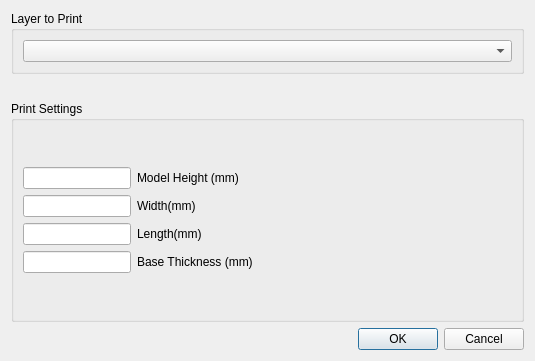
<?xml version="1.0" encoding="UTF-8"?>
<ui version="4.0">
 <class>Dem2StlDialogBase</class>
 <widget class="QDialog" name="Dem2StlDialogBase">
  <property name="geometry">
   <rect>
    <x>0</x>
    <y>0</y>
    <width>535</width>
    <height>361</height>
   </rect>
  </property>
  <property name="windowTitle">
   <string>DEM2STL</string>
  </property>
  <layout class="QVBoxLayout" name="verticalLayout_3">
   <item>
    <widget class="QGroupBox" name="groupBox">
     <property name="title">
      <string>Layer to Print</string>
     </property>
     <property name="flat">
      <bool>false</bool>
     </property>
     <layout class="QVBoxLayout" name="verticalLayout">
      <item>
       <widget class="QComboBox" name="selectedLayer_ComboBox"/>
      </item>
     </layout>
    </widget>
   </item>
   <item>
    <spacer name="verticalSpacer_3">
     <property name="orientation">
      <enum>Qt::Vertical</enum>
     </property>
     <property name="sizeHint" stdset="0">
      <size>
       <width>20</width>
       <height>40</height>
      </size>
     </property>
    </spacer>
   </item>
   <item>
    <widget class="QGroupBox" name="groupBox_2">
     <property name="title">
      <string>Print Settings</string>
     </property>
     <layout class="QVBoxLayout" name="verticalLayout_2">
      <item>
       <layout class="QFormLayout" name="formLayout">
        <property name="sizeConstraint">
         <enum>QLayout::SetFixedSize</enum>
        </property>
        <property name="fieldGrowthPolicy">
         <enum>QFormLayout::AllNonFixedFieldsGrow</enum>
        </property>
        <item row="1" column="0">
         <widget class="QLineEdit" name="lineEdit"/>
        </item>
        <item row="1" column="1">
         <widget class="QLabel" name="label_2">
          <property name="text">
           <string>Model Height (mm)</string>
          </property>
         </widget>
        </item>
        <item row="2" column="0">
         <widget class="QLineEdit" name="lineEdit_2"/>
        </item>
        <item row="2" column="1">
         <widget class="QLabel" name="label_3">
          <property name="text">
           <string>Width(mm)</string>
          </property>
         </widget>
        </item>
        <item row="3" column="0">
         <widget class="QLineEdit" name="lineEdit_3"/>
        </item>
        <item row="3" column="1">
         <widget class="QLabel" name="label">
          <property name="text">
           <string>Length(mm)</string>
          </property>
         </widget>
        </item>
        <item row="4" column="0">
         <widget class="QLineEdit" name="lineEdit_4"/>
        </item>
        <item row="4" column="1">
         <widget class="QLabel" name="label_4">
          <property name="text">
           <string>Base Thickness (mm)</string>
          </property>
         </widget>
        </item>
        <item row="5" column="0">
         <spacer name="verticalSpacer_2">
          <property name="orientation">
           <enum>Qt::Vertical</enum>
          </property>
          <property name="sizeHint" stdset="0">
           <size>
            <width>20</width>
            <height>40</height>
           </size>
          </property>
         </spacer>
        </item>
        <item row="0" column="0">
         <spacer name="verticalSpacer">
          <property name="orientation">
           <enum>Qt::Vertical</enum>
          </property>
          <property name="sizeHint" stdset="0">
           <size>
            <width>20</width>
            <height>40</height>
           </size>
          </property>
         </spacer>
        </item>
       </layout>
      </item>
     </layout>
    </widget>
   </item>
   <item>
    <widget class="QDialogButtonBox" name="button_box">
     <property name="orientation">
      <enum>Qt::Horizontal</enum>
     </property>
     <property name="standardButtons">
      <set>QDialogButtonBox::Cancel|QDialogButtonBox::Ok</set>
     </property>
    </widget>
   </item>
  </layout>
 </widget>
 <resources/>
 <connections>
  <connection>
   <sender>button_box</sender>
   <signal>accepted()</signal>
   <receiver>Dem2StlDialogBase</receiver>
   <slot>accept()</slot>
   <hints>
    <hint type="sourcelabel">
     <x>20</x>
     <y>20</y>
    </hint>
    <hint type="destinationlabel">
     <x>20</x>
     <y>20</y>
    </hint>
   </hints>
  </connection>
  <connection>
   <sender>button_box</sender>
   <signal>rejected()</signal>
   <receiver>Dem2StlDialogBase</receiver>
   <slot>reject()</slot>
   <hints>
    <hint type="sourcelabel">
     <x>20</x>
     <y>20</y>
    </hint>
    <hint type="destinationlabel">
     <x>20</x>
     <y>20</y>
    </hint>
   </hints>
  </connection>
 </connections>
</ui>
